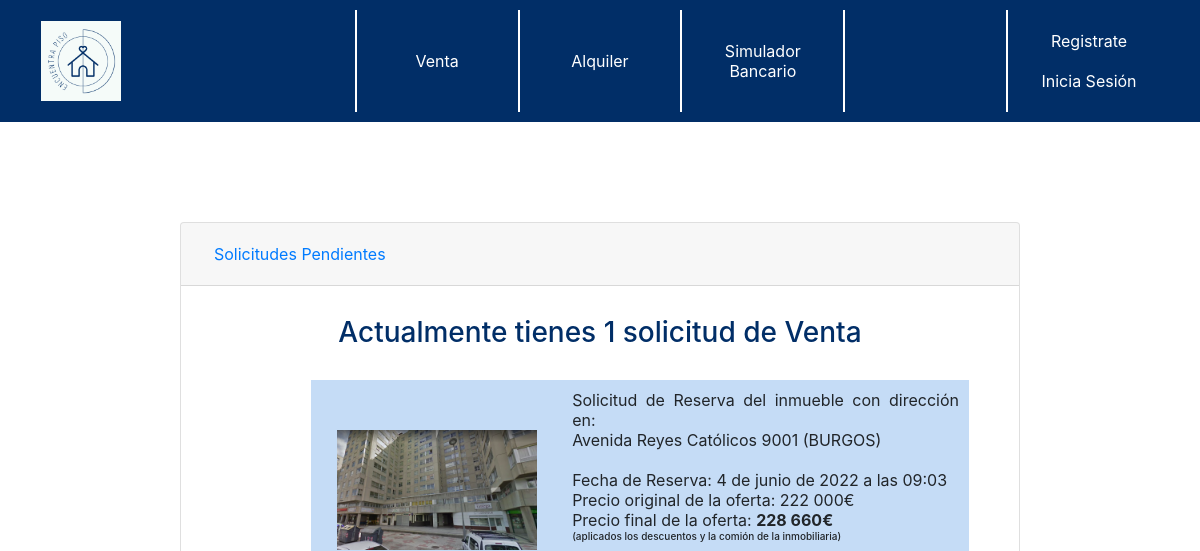
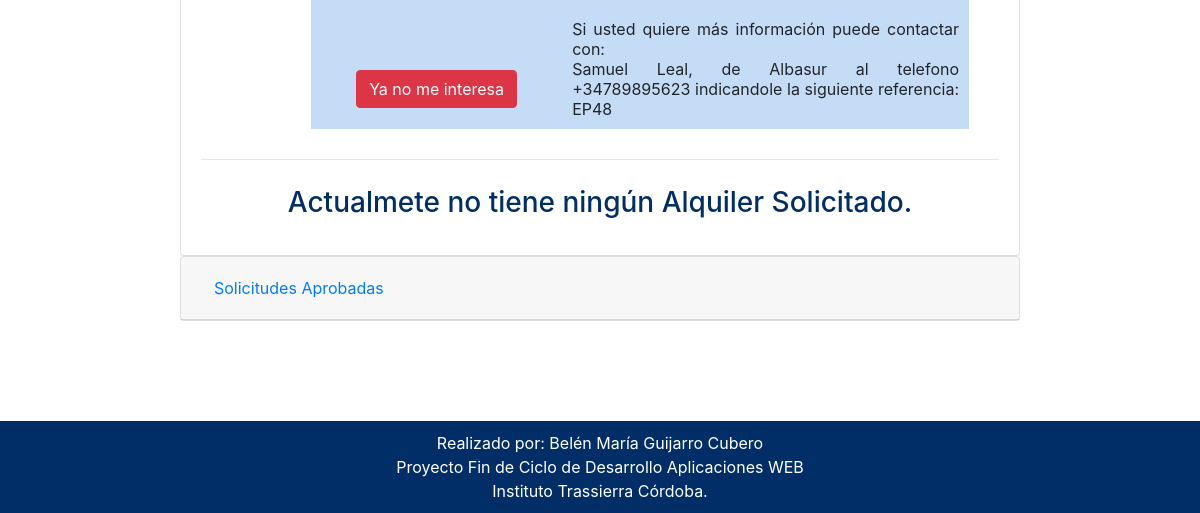
Before: /operaciones/2/ with the older database file (2 pictures, top to bottom).
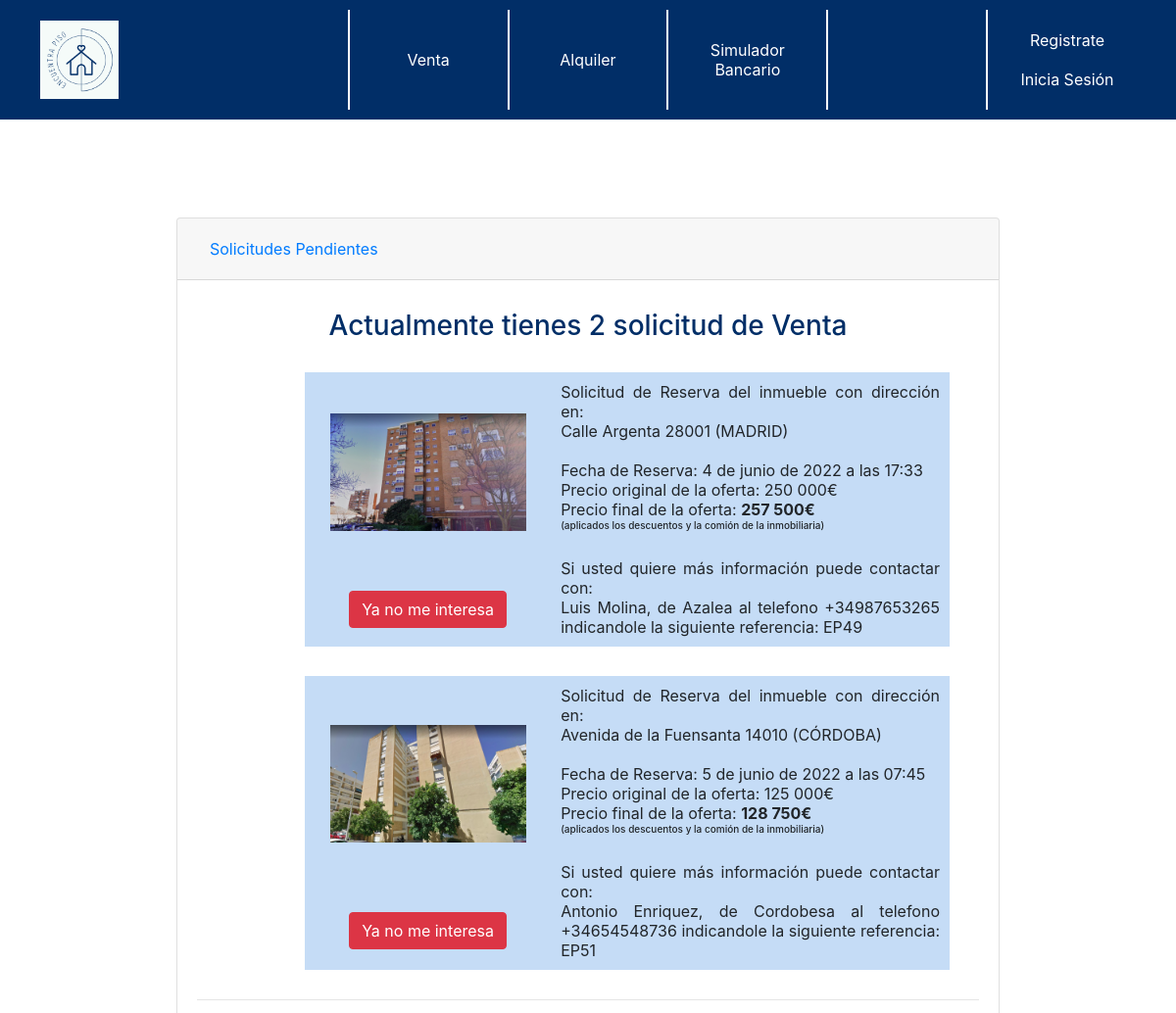
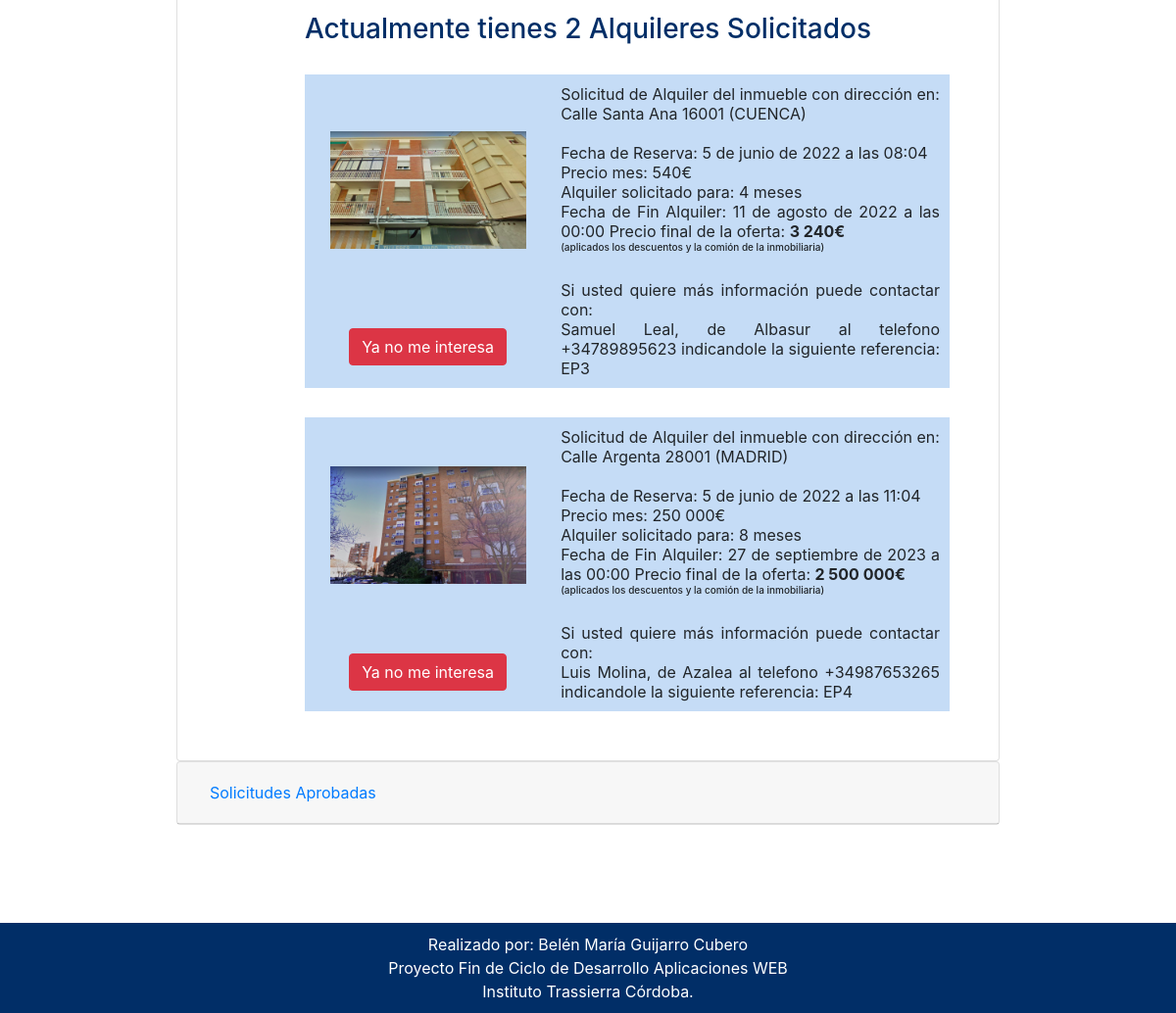
After: the same page with the newer database file (2 pictures, top to bottom).
### applications/operaciones/models.py (models this page shows, shortened)
class Venta(models.Model):
	oferta=models.ForeignKey("Oferta",verbose_name=("oferta"),on_delete=models.SET_NULL,null=True )
	comprador=models.ForeignKey("administracion.Cliente", related_name="comprador",verbose_name=("comprador"),on_delete=models.SET_NULL,null=True )
	fecha= models.DateTimeField('Fecha', auto_now=False, auto_now_add=False, null=True,blank=True)
	activa=models.BooleanField('Activo', default=True)
	aprobada=models.BooleanField('Aprobada', default=False)
	updated_at = models.DateTimeField(auto_now_add=True, null=True)
	created_at = models.DateTimeField(auto_now_add=True, null=True)
	def _get_importe(self):
		precio_descuento=self.oferta.precio-((self.oferta.precio*self.oferta.descuento)/100)
		precio_final= precio_descuento+((self.oferta.precio*self.oferta.vendedor.empresa.comision)/100)
		return precio_final
	precio_final = property(_get_importe)

class Oferta(models.Model):
	inmueble= models.ForeignKey("inmuebles.Inmueble", verbose_name=("Inmueble"),on_delete=models.CASCADE)
	vendedor=models.ForeignKey("administracion.Trabajador", verbose_name=("trabajador"),on_delete=models.SET_NULL, blank=True,null=True)
	precio=models.DecimalField('Precio', max_digits=13, decimal_places=6)
	descuento=models.DecimalField('Descuento', max_digits=5, decimal_places=2, default=0)
	tipo=models.CharField("tipo",max_length=1)
	activa=models.BooleanField('Activo', default=True)
	updated_at = models.DateTimeField(auto_now_add=True, null=True)
	created_at = models.DateTimeField(auto_now_add=True, null=True)

class Alquiler(models.Model):
	oferta=models.ForeignKey("Oferta",verbose_name=("oferta"),on_delete=models.SET_NULL,null=True )
	inquilino=models.ForeignKey("administracion.Cliente", related_name="inquilino",verbose_name=("inquilino"), null=True, on_delete=models.SET_NULL, )
	fecha_entrada=models.DateTimeField('Fecha', auto_now=False, auto_now_add=False)
	meses=models.IntegerField('Meses',)
	activa=models.BooleanField('Activo', default=True)
	aprobada=models.BooleanField('Aprobada', default=False)
	baja=models.BooleanField('Baja', default=False)
	created_at = models.DateTimeField(auto_now_add=True, null=True)
	updated_at = models.DateTimeField(auto_now_add=True, null=True)
	def _get_precio_final(self):
		return (float(self.oferta.precio)*float(self.meses))+(float(self.oferta.precio)*2)
	precio_final = property(_get_precio_final)
	def _get_fechabaja(self):
		fechainicial=str(self.fecha_entrada)
		fechainicialFormato=fechainicial[0:10]
		fechaI=datetime.strptime(fechainicialFormato, '%Y-%m-%d')
		fechaBaja=fechaI+relativedelta(months=self.meses)
		return fechaBaja
	fecha_fin=property(_get_fechabaja)

### applications/inmuebles/models.py (models this page shows, shortened)
class Inmueble(models.Model):
	PROVINCE_CHOICES =(
		('01', 'Alaba'), ('02', 'Albacete'), ('03', 'Alicante'),
		('04', 'Almería'), ('05', 'Ávila'), ('06', 'Badajoz'),
		('07', 'Islas Baleares'), ('08', 'Barcelona'), ('09', 'Burgos'),
		('10', 'Cáceres'), ('11', 'Cádiz'), ('12', 'Castellón'),
		('13', 'Ciudad Real'), ('14', 'Córdoba'), ('15', 'A Coruña'),
		('16', 'Cuenca'), ('17', 'Girona'), ('18', 'Granada'),
		('19', 'Guadalajara'), ('20', 'Guipúzcoa'), ('21', 'Huelva'),
		('22', 'Huesca'), ('23', 'Jaén'), ('24', 'León'),
		('25', 'Lleida'), ('26', 'La Rioja'), ('27', 'Lugo'),
		('28', 'Madrid'), ('29', 'Málaga'), ('30', 'Murcia'),
		('31', 'Navarra'), ('32', 'Ourense'), ('33', 'Asturias'),
		('34', 'Palencia'), ('35', 'Las Palmas'), ('36', 'Pontevedra'),
		('37', 'Salamanca'), ('38', 'Santa Cruz de Tenerife'), ('39', 'Cantabria'),
		('40', 'Segovia'), ('41', 'Sevilla'), ('42', 'Soria'),
		('43', 'Tarragona'), ('44', 'Teruel'), ('45', 'Toledo'),
		('46', 'Valencia'), ('47', 'Valladolid'), ('48', 'Vizcaya'),
		('49', 'Zamora'), ('50', 'Zaragoza'), ('51', 'Ceuta'), ('52', 'Melilla')
		)
	HABITACIONES_CHOICES=(
        ('0', 'Loft'),
        ('1', '1 Habitacion'),
        ('2', '2 Habitaciones'),
        ('3', '3 Habitaciones'),
        ('4', '4 Habitaciones'),
        ('5', '5 Habitaciones'),
        ('6', 'Más de 5'),
        )
	ORIENTACION_CHOICES=(
	 	('1', '(N) Norte'),
        ('2', '(NO) Noreste'),
        ('3', '(E) Este'),
        ('4', '(SE) Sureste'),
        ('5', '(S) Sur'),
        ('6', '(SO) Suroeste'),
        ('7', '(O) Oeste'),
        ('8', '(NO) Noroeste'),
	 	)
	propietario= models.ForeignKey("administracion.Propietario", verbose_name="propietario",on_delete=models.CASCADE )
	direccion= models.CharField('Direccion', max_length=200)
	localizacion= models.CharField('Localización', max_length=2, choices=PROVINCE_CHOICES)
	codigo_postal= models.IntegerField('CP',)
	metros=models.IntegerField('Metros',)
	habitacion=models.CharField('Habitación', max_length=1, choices=HABITACIONES_CHOICES)
	planta=models.IntegerField('Planta',)
	wc=models.IntegerField('Baños',)
	orientacion=models.CharField('Orientación', max_length=1, choices=ORIENTACION_CHOICES)
	construccion=models.IntegerField('Año Construcción',)
	comunidad=models.DecimalField('Precio Comunidad', max_digits=6, decimal_places=2)
	ascensor=models.BooleanField('Ascensor', default=False)
	terraza=models.BooleanField('Terraza', default=False)
	patio=models.BooleanField('Patio', default=False)
	observacion= models.CharField('Observacion', max_length=1024)
	imagenPrincipal= models.ImageField("ImagenPrincipal",upload_to="imagenes/")
	imagen1=models.ImageField("imagen1",upload_to="imagenes/",default="imagenes/pordefecto.png",blank=True, null=True)
	imagen2=models.ImageField("imagen2",upload_to="imagenes/",default="imagenes/pordefecto.png",blank=True, null=True)
	imagen3=models.ImageField("imagen3",upload_to="imagenes/",default="imagenes/pordefecto.png",blank=True, null=True)
	imagen4=models.ImageField("imagen4",upload_to="imagenes/",default="imagenes/pordefecto.png",blank=True, null=True)
	activo=models.BooleanField('Activo', default=True)
	created_at = models.DateTimeField(auto_now_add=True, null=True)
	updated_at = models.DateTimeField(auto_now_add=True, null=True)

### applications/administracion/models.py (models this page shows, shortened)
class Trabajador(models.Model):
    usuario = models.OneToOneField(User, on_delete=models.CASCADE)
    dni = models.CharField('DNI', max_length=9, unique=True)
    nombre = models.CharField('Nombre', max_length=25)
    primer_apellido = models.CharField('1ºApellido', max_length=50)
    segundo_apellido = models.CharField('2ºApellido', max_length=50)
    empresa = models.ForeignKey("Empresa", verbose_name=("Empresa"), on_delete=models.CASCADE, blank=True, null=True)
    telefono= PhoneNumberField(blank=True)

class Empresa(models.Model):
    cif=models.CharField('CIF', max_length=9, unique=True)
    nombre_empresa=models.CharField('Nombre', max_length=100)
    razon_social=models.CharField('Razon Social', max_length=100)
    comision=models.DecimalField('Comisión', max_digits=4, decimal_places=2, default=3)
    codigo=models.CharField('Codigo',max_length=10)
    def __str__(self):
        return self.nombre_empresa

### applications/operaciones/views.py (the view)
# urls.py: path('operaciones/<int:id>/',views.Operaciones.as_view(),name="Operaciones"),
class Operaciones(View):
    def get(self, request, id):
        clientes=Cliente.objects.all()
        trabajadores=Trabajador.objects.all()
        user=User.objects.get(id=id)
        cliente=Cliente.objects.get(usuario=user)
        ventas=Venta.objects.filter(comprador=cliente).filter(activa=True).filter(aprobada=False)
        alquileres=Alquiler.objects.filter(inquilino=cliente).filter(activa=True).filter(aprobada=False)
        ventasConfirmadas=Venta.objects.filter(comprador=cliente).filter(aprobada=True).filter(activa=True)
        alquileresConfirmados=Alquiler.objects.filter(inquilino=cliente).filter(aprobada=True).filter(activa=True)
        contVSolicitadas=len(ventas)
        contASolicitados=len(alquileres)
        contAaprobadas=len(alquileresConfirmados)
        contVaprobadas=len(ventasConfirmadas)
        contexto={
        "clientes":clientes,
        "trabajadores":trabajadores,
        "ventas":ventas,
        "contVSolicitadas":contVSolicitadas,
        "alquileres":alquileres,
        "contASolicitados":contASolicitados,
        "ventasConfirmadas":ventasConfirmadas,
        "alquileresConfirmados":alquileresConfirmados,
        "contAaprobadas":contAaprobadas,
        "contVaprobadas":contVaprobadas
        }
        return render(request,"operaciones.html",contexto)

### templates/operaciones.html (shortened to what this page needs)
{% extends "base.html" %}
{% load static %}
{% load humanize %}
{% block head %}
{% include 'cabecera.html' %}
{% endblock head %}
{% block content %}
<div style="width:70%; margin:100px auto;">
	<div id="accordion" >
		<div class="card">
			<div class="card-header" id="headingOne">
				<h5 class="mb-0">
					<button class="btn btn-link collapsed" data-toggle="collapse" data-target="#collapseOne" aria-expanded="false" aria-controls="collapseOne">
						Solicitudes Pendientes
					</button>
				</h5>
			</div>
			<div id="collapseOne" class="collapse show" aria-labelledby="headingOne" data-parent="#accordion">
				<div class="card-body">
					<center>
						<h3>
						{%if contVSolicitadas %}
						Actualmente tienes {{contVSolicitadas}} solicitud de Venta
						{%else%}
						Actualmete no tiene ninguna solicitud de Venta
						{%endif%}
						</h3>
					</center>
					<ul>
					{% for v in ventas %}
						<ol style="margin:30px">
							<table style="margin:auto;"width="100%">
								<tr style="padding:10px">
									<td width="20%" align="center" style="background-color:#c5dcf6; padding:20px 10px; margin:10px 10px">
										<div id="foto">
    										<a href="{% url 'app_inmuebles:Info' v.oferta.id %}"class="text-decoration-none">
    											<img src={{v.oferta.inmueble.imagenPrincipal.url}} width="200px">
          									</a>
        								</div>
        							</td>
        							<td rowspan="2" width="50%" align="center" style="background-color:#c5dcf6; padding:10px 10px">
        								<div style="text-align:justify">
					        				Solicitud de Reserva del inmueble con dirección en:<br/>{{v.oferta.inmueble.direccion}} {{v.oferta.inmueble.codigo_postal}}
					          				({{v.oferta.inmueble.get_localizacion_display|upper}})<br/><br/>
					          				Fecha de Reserva: {{v.created_at}}<br/>
					          				Precio original de la oferta: {{v.oferta.precio|floatformat:0|intcomma}}€<br/>
					          				Precio final de la oferta: <b>{{v.precio_final|floatformat:0|intcomma }}€</b> <h6 style="font-size:10">(aplicados los descuentos y la comión de la inmobiliaria)</h6><br/>
					          				Si usted quiere más información puede contactar con: <br/> {{v.oferta.vendedor.nombre}} {{v.oferta.vendedor.primer_apellido}}, de {{v.oferta.vendedor.empresa}} al telefono {{v.oferta.vendedor.telefono}} indicandole la siguiente referencia: EP{{v.id}}
          				 					<br/>
       									</div>
									</td>
								</tr>
									<td width="20%" align="center" style="background-color:#c5dcf6; padding:10px 10px">
					 						<a href="{% url 'app_operaciones:desactivarVenta' v.id %}">
											<button type="button" class="btn btn-danger" >Ya no me interesa </button>
										</a>
									</td>
   							</table>
						</ol>
						{% endfor %}
						</ul>
						<hr/>
						<center>
							<h3>
							{%if contASolicitados %}
							Actualmente tienes {{contASolicitados}} Alquileres Solicitados
							{%else%}
							Actualmete no tiene ningún Alquiler Solicitado.
							{%endif%}
							</h3>
						</center>
						<ul>
							{% for a in alquileres %}
							<ol style="margin:30px">
								<table style="margin:auto;"width="100%">
									<tr style="padding:10px">
										<td width="20%" align="center" style="background-color:#c5dcf6; padding:20px 10px; margin:10px 10px">
											<div id="foto">
						    					<a href="{% url 'app_inmuebles:Info' a.oferta.id %}"class="text-decoration-none">
						    						<img src={{a.oferta.inmueble.imagenPrincipal.url}} width="200px">
						          				</a>
						        			</div>
						        		</td>
						        		<td rowspan="2" width="50%" align="center" style="background-color:#c5dcf6; padding:10px 10px">
						        			<div style="text-align:justify">
						        				Solicitud de Alquiler del inmueble con dirección en:<br/>{{a.oferta.inmueble.direccion}} {{a.oferta.inmueble.codigo_postal}}
						          				({{a.oferta.inmueble.get_localizacion_display|upper}})<br/><br/>
						          				Fecha de Reserva: {{a.created_at}}<br/>
						          				Precio mes: {{a.oferta.precio|floatformat:0|intcomma}}€<br/>
						          				Alquiler solicitado para: {{a.meses}} meses<br/>
						          				Fecha de Fin Alquiler: {{a.fecha_fin}}
						          				Precio final de la oferta: <b>{{a.precio_final|floatformat:0|intcomma }}€</b> <h6 style="font-size:10">(aplicados los descuentos y la comión de la inmobiliaria)</h6><br/>
						          				Si usted quiere más información puede contactar con: <br/> {{a.oferta.vendedor.nombre}} {{a.oferta.vendedor.primer_apellido}}, de {{a.oferta.vendedor.empresa}} al telefono {{a.oferta.vendedor.telefono}} indicandole la siguiente referencia: EP{{a.id}}
						          				 <br/>
						       				</div>
										</td>
									</tr>
										<td width="20%" align="center" style="background-color:#c5dcf6; padding:10px 10px">
											 <a href="{% url 'app_operaciones:desactivarAlquiler' a.id %}">
													<button type="button" class="btn btn-danger" >Ya no me interesa </button>
										</td>
						   		</table>
							</ol>
							{% endfor %}
						</ul>
				</div>
			</div>
		</div>
		<div class="card">
			<div class="card-header" id="headingTwo">
				<h5 class="mb-0">
					<button class="btn btn-link collapsed" data-toggle="collapse" data-target="#collapseTwo" aria-expanded="false" aria-controls="collapseTwo">
						Solicitudes Aprobadas
					</button>
				</h5>
			</div>
		</div>
	</div>
</div>
{% endblock content %}

Changed rows visible on the page:
removed Venta: oferta.inmueble.imagenPrincipal (picture), oferta.inmueble.direccion "Avenida Reyes Católicos", oferta.inmueble.codigo_postal "9001", oferta.inmueble.localizacion "BURGOS", created_at "4 de junio de 2022 a las 09:03", oferta.precio "222 000", precio_final "228 660", oferta.vendedor.nombre "Samuel", oferta.vendedor.primer_apellido "Leal", oferta.vendedor.empresa "Albasur", oferta.vendedor.telefono "+34789895623", id "48"
added Venta: oferta.inmueble.imagenPrincipal (picture), oferta.inmueble.direccion "Calle Argenta", oferta.inmueble.codigo_postal "28001", oferta.inmueble.localizacion "MADRID", created_at "4 de junio de 2022 a las 17:33", oferta.precio "250 000", precio_final "257 500", oferta.vendedor.nombre "Luis", oferta.vendedor.primer_apellido "Molina", oferta.vendedor.empresa "Azalea", oferta.vendedor.telefono "+34987653265", id "49"
added Venta: oferta.inmueble.imagenPrincipal (picture), oferta.inmueble.direccion "Avenida de la Fuensanta", oferta.inmueble.codigo_postal "14010", oferta.inmueble.localizacion "CÓRDOBA", created_at "5 de junio de 2022 a las 07:45", oferta.precio "125 000", precio_final "128 750", oferta.vendedor.nombre "Antonio", oferta.vendedor.primer_apellido "Enriquez", oferta.vendedor.empresa "Cordobesa", oferta.vendedor.telefono "+34654548736", id "51"
added Alquiler: oferta.inmueble.imagenPrincipal (picture), oferta.inmueble.direccion "Calle Santa Ana", oferta.inmueble.codigo_postal "16001", oferta.inmueble.localizacion "CUENCA", created_at "5 de junio de 2022 a las 08:04", oferta.precio "540", meses "4", fecha_fin "11 de agosto de 2022 a las 00:00", precio_final "3 240", oferta.vendedor.nombre "Samuel", oferta.vendedor.primer_apellido "Leal", oferta.vendedor.empresa "Albasur", oferta.vendedor.telefono "+34789895623", id "3"
added Alquiler: oferta.inmueble.imagenPrincipal (picture), oferta.inmueble.direccion "Calle Argenta", oferta.inmueble.codigo_postal "28001", oferta.inmueble.localizacion "MADRID", created_at "5 de junio de 2022 a las 11:04", oferta.precio "250 000", meses "8", fecha_fin "27 de septiembre de 2023 a las 00:00", precio_final "2 500 000", oferta.vendedor.nombre "Luis", oferta.vendedor.primer_apellido "Molina", oferta.vendedor.empresa "Azalea", oferta.vendedor.telefono "+34987653265", id "4"
Other visible differences:
{{ contVSolicitadas }}: "1" → "2"
{{ contASolicitados }}: (not shown) → "2"
text no longer shown: "Actualmete no tiene ningún Alquiler Solicitado."
text now shown: "Actualmente tienes Alquileres Solicitados"
